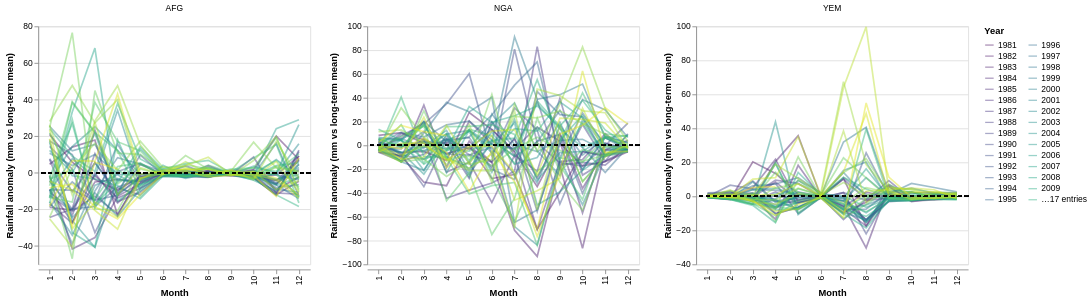

The notebook cell this image was saved under:
### Markdown cell above
### Year-by-year anomalies — how far each year sat from normal

Same layout as above, but the y-axis is now **`r1h − r1h_avg`** — millimeters above or below the long-term mean for that calendar month. A dashed rule at 0 marks "normal". Lines below it = drought months, above = wetter than usual. The viridis gradient lets you see whether recent years (yellow) are systematically below zero (climate drift).

### Code cell
anom = (
    df1.assign(anom=df1["r1h"] - df1["r1h_avg"])
       .groupby(["ISO3", "year", "month"], observed=True)["anom"]
       .mean()
       .reset_index()
)

zero_rule = alt.Chart().mark_rule(strokeDash=[4, 4], opacity=0.6).encode(
    y=alt.datum(0)
)

lines = alt.Chart().mark_line(opacity=0.45).encode(
    x=alt.X("month:O", title="Month"),
    y=alt.Y("anom:Q", title="Rainfall anomaly (mm vs long-term mean)"),
    color=alt.Color("year:O",
                    scale=alt.Scale(scheme="viridis"),
                    title="Year",
                    legend=alt.Legend(columns=2)),
    detail="year:O",
    tooltip=["ISO3", "year", "month", alt.Tooltip("anom:Q", format="+.1f")],
)

alt.layer(lines, zero_rule, data=anom).properties(
    width=320, height=280
).facet(
    column=alt.Column("ISO3:N", title=None)
).resolve_scale(y="independent")

### Figure 1 — Vega-Lite specification as saved in the notebook (floating-point values rounded to 4 significant figures; data arrays with more than 128 entries replaced by an {"elided": "..."} marker saying what was removed)
{"config": {"view": {"continuousWidth": 300, "continuousHeight": 300}}, "data": {"name": "data-9bf3bba0d6e65d3e7d45048ec27f5618"}, "facet": {"column": {"field": "ISO3", "title": null, "type": "nominal"}}, "spec": {"layer": [{"mark": {"type": "line", "opacity": 0.45}, "encoding": {"color": {"field": "year", "legend": {"columns": 2}, "scale": {"scheme": "viridis"}, "title": "Year", "type": "ordinal"}, "detail": {"field": "year", "type": "ordinal"}, "tooltip": [{"field": "ISO3", "type": "nominal"}, {"field": "year", "type": "quantitative"}, {"field": "month", "type": "quantitative"}, {"field": "anom", "format": "+.1f", "type": "quantitative"}], "x": {"field": "month", "title": "Month", "type": "ordinal"}, "y": {"field": "anom", "title": "Rainfall anomaly (mm vs long-term mean)", "type": "quantitative"}}}, {"mark": {"type": "rule", "opacity": 0.6, "strokeDash": [4, 4]}, "encoding": {"y": {"datum": 0}}}], "height": 280, "width": 320}, "resolve": {"scale": {"y": "independent"}}, "$schema": "https://vega.github.io/schema/vega-lite/v6.4.1.json", "datasets": {"data-9bf3bba0d6e65d3e7d45048ec27f5618": {"elided": "1632 records"}}}
